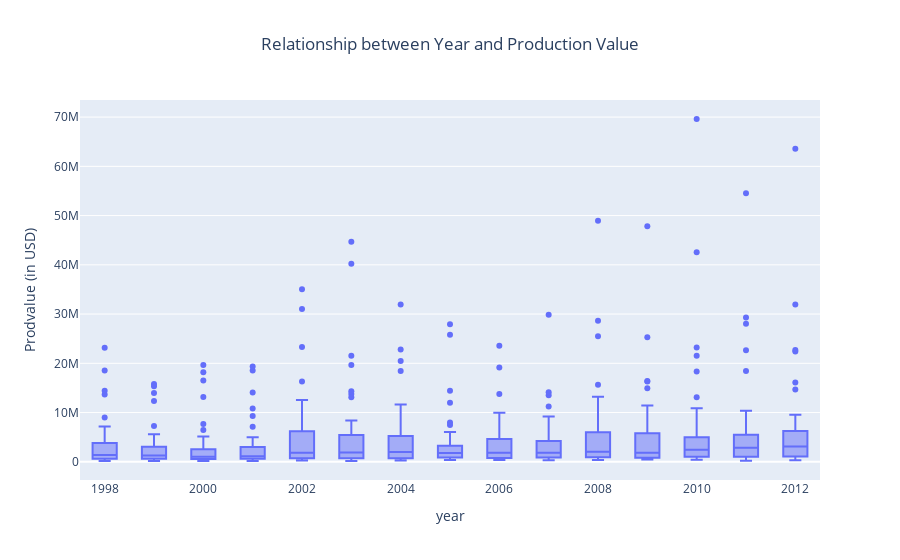

The cell this chart's notebook holds for it:
### Markdown cell above
### <font size=4 color='voilet'>*6. Plot and understand the relationship between categorical variable 'year' and a numerical variable 'prodvalue' through boxplot, and write your findings.</font>

### Code cell
fig = px.box(df, x='year',y='prodvalue', title="Relationship between Year and Production Value")
fig.update_yaxes(title='Prodvalue (in USD)')
fig.update_layout(title_x=0.5)

### Figure 1 — Plotly figure (JSON) as saved in the notebook; plotly's stock layout.template omitted (floating-point values rounded to 4 significant figures; data arrays with more than 128 entries replaced by an {"elided": "..."} marker saying what was removed)
{"data": [{"alignmentgroup": "True", "hovertemplate": "year=%{x}<br>prodvalue=%{y}<extra></extra>", "legendgroup": "", "marker": {"color": "#636efa"}, "name": "", "notched": false, "offsetgroup": "", "orientation": "v", "showlegend": false, "type": "box", "x": {"elided": "626 int values"}, "x0": " ", "xaxis": "x", "y": {"elided": "626 int values"}, "y0": " ", "yaxis": "y"}], "layout": {"boxmode": "group", "legend": {"tracegroupgap": 0}, "title": {"text": "Relationship between Year and Production Value", "x": 0.5}, "xaxis": {"anchor": "y", "domain": [0, 1], "title": {"text": "year"}}, "yaxis": {"anchor": "x", "domain": [0, 1], "title": {"text": "Prodvalue (in USD)"}}}}
